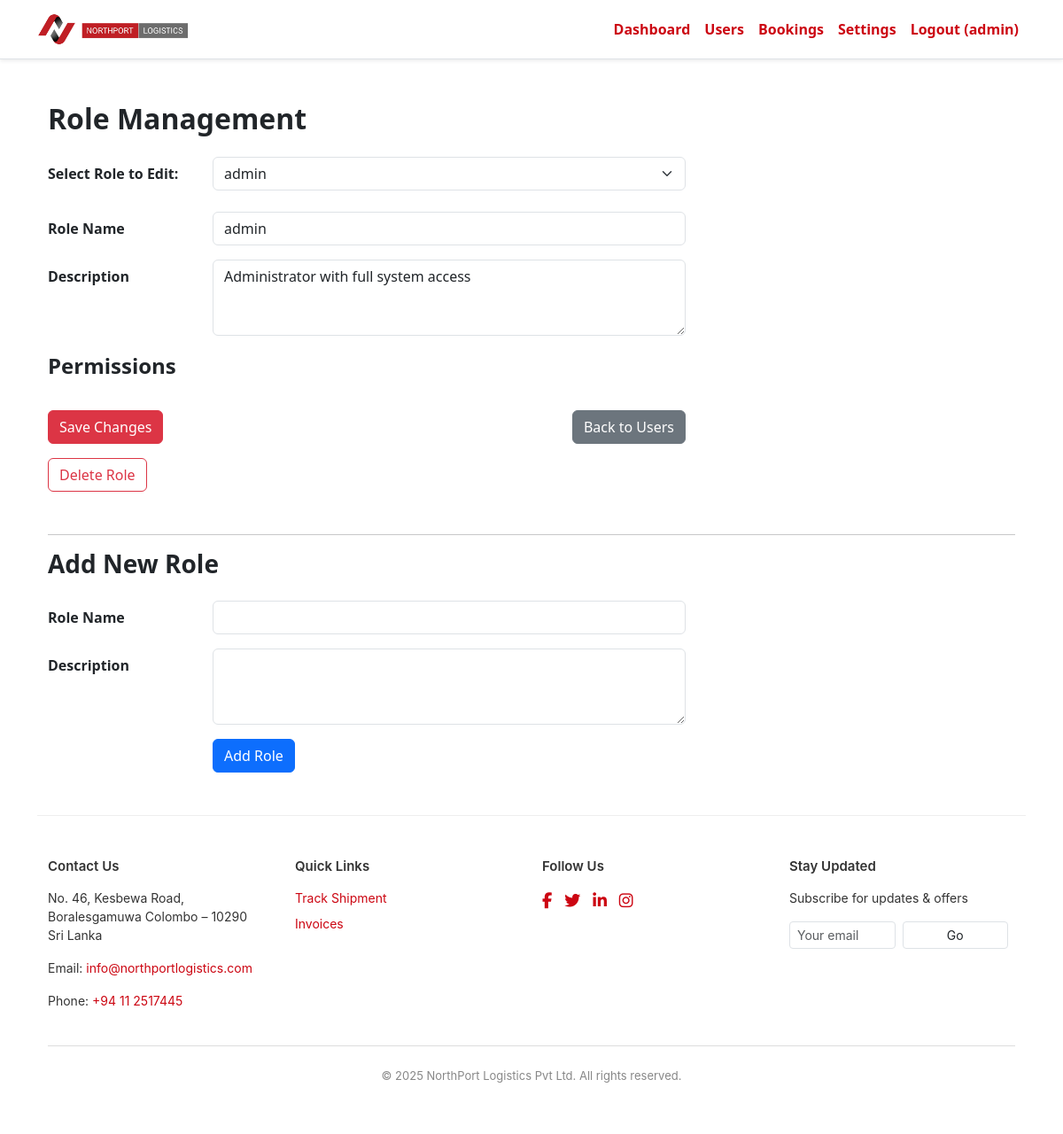
/admin/role_management.php (signed in), run on the app's committed database.
### tables this page shows
CREATE TABLE `settings` (
  `id` int(11) NOT NULL,
  `setting_key` varchar(100) NOT NULL,
  `setting_value` text DEFAULT NULL,
  `updated_at` timestamp NOT NULL DEFAULT current_timestamp() ON UPDATE current_timestamp()
);

CREATE TABLE `roles` (
  `id` int(11) NOT NULL,
  `role_name` varchar(50) NOT NULL,
  `description` varchar(255) DEFAULT NULL,
  `parent_role_id` int(11) DEFAULT NULL,
  `created_at` timestamp NOT NULL DEFAULT current_timestamp()
);

### includes/functions.php (called while the page is built, shortened)
<?php
function getSetting(PDO $pdo, string $key, $default = null) {
    $stmt = $pdo->prepare("SELECT setting_value FROM settings WHERE setting_key = ? LIMIT 1");
    $stmt->execute([$key]);
    $val = $stmt->fetchColumn();
    return $val !== false ? $val : $default;
}

### admin/role_management.php (the view, shortened to what this page needs)
<?php
require_once '../includes/db.php';
require_once '../includes/functions.php';
include '../includes/header.php';
function fetchAllRoles($pdo) {
    return $pdo->query("SELECT * FROM roles ORDER BY role_name")->fetchAll(PDO::FETCH_ASSOC);
}
$roles = fetchAllRoles($pdo);
$selected_role_id = isset($_POST['role_id']) ? (int)$_POST['role_id'] : ($roles[0]['id'] ?? 0);
$role_to_edit = null;
if ($selected_role_id > 0) {
    $stmt = $pdo->prepare("SELECT * FROM roles WHERE id = ?");
    $stmt->execute([$selected_role_id]);
    $role_to_edit = $stmt->fetch(PDO::FETCH_ASSOC);
}
?>
<div class="container my-5">
    <h2 class="mb-4 fw-bold">Role Management</h2>
    <form method="post" class="mb-4" aria-label="Select Role to Manage">
        <div class="mb-3 row align-items-center">
            <label for="role_id" class="col-sm-2 col-form-label fw-semibold">Select Role to Edit:</label>
            <div class="col-sm-6">
                <select id="role_id" name="role_id" class="form-select" onchange="this.form.submit()" aria-required="true">
                    <?php foreach ($roles as $role): ?>
                        <option value="<?= $role['id'] ?>" <?= $role['id'] == $selected_role_id ? 'selected' : '' ?>>
                            <?= htmlspecialchars($role['role_name']) ?>
                        </option>
                    <?php endforeach; ?>
                </select>
            </div>
        </div>
    </form>
    <?php if ($role_to_edit): ?>
        <form method="post" aria-label="Edit Role Form">
            <div class="mb-3 row">
                <label for="role_name" class="col-sm-2 col-form-label fw-semibold">Role Name</label>
                <div class="col-sm-6">
                    <input type="text" id="role_name" name="role_name" class="form-control" value="<?= htmlspecialchars($role_to_edit['role_name']) ?>" required>
                </div>
            </div>
            <div class="mb-3 row">
                <label for="description" class="col-sm-2 col-form-label fw-semibold">Description</label>
                <div class="col-sm-6">
                    <textarea id="description" name="description" class="form-control" rows="3"><?= htmlspecialchars($role_to_edit['description']) ?></textarea>
                </div>
            </div>
            <fieldset class="mb-4">
                <legend class="fw-semibold">Permissions</legend>
            </fieldset>
            <div class="mb-3 row">
                <div class="col-sm-8 d-flex justify-content-between">
                    <button type="submit" class="btn btn-danger">Save Changes</button>
                    <a href="manage_users.php" class="btn btn-secondary">Back to Users</a>
                </div>
            </div>
        </form>
        <form method="post" onsubmit="return confirm('Are you sure you want to delete this role? This action cannot be undone.');" class="mb-5">
            <button type="submit" class="btn btn-outline-danger">Delete Role</button>
        </form>
    <?php else: ?>
        <p>No roles found.</p>
    <?php endif; ?>
    <hr>
    <h3 class="fw-bold mb-4">Add New Role</h3>
    <form method="post" aria-label="Add New Role Form">
        <div class="mb-3 row">
            <label for="new_role_name" class="col-sm-2 col-form-label fw-semibold">Role Name</label>
            <div class="col-sm-6">
                <input type="text" id="new_role_name" name="role_name" class="form-control" required>
            </div>
        </div>
        <div class="mb-3 row">
            <label for="new_role_desc" class="col-sm-2 col-form-label fw-semibold">Description</label>
            <div class="col-sm-6">
                <textarea id="new_role_desc" name="description" class="form-control" rows="3"></textarea>
            </div>
        </div>
        <div class="mb-3 row">
            <div class="col-sm-6 offset-sm-2">
                <button type="submit" class="btn btn-primary">Add Role</button>
            </div>
        </div>
    </form>
</div>
<?php include '../includes/footer.php'; ?>

### includes/header.php (shortened to what this page needs)
<?php
require_once __DIR__ . '/db.php';
require_once __DIR__ . '/functions.php';
$base_url = '/northport/';
$default_logo = 'assets/images/default-logo.png';
$logo_path = getSetting($pdo, 'site_logo') ?: getSetting($pdo, 'logo_path') ?: $default_logo;
$logo_url = $base_url . $logo_path . '?v=' . time();
$username = $_SESSION['username'] ?? null;
$role = $_SESSION['role'] ?? null;
$current_file = basename($_SERVER['PHP_SELF']);
?>
<!DOCTYPE html>
<html lang="en">
<head>
  <link href="https://cdn.jsdelivr.net/npm/bootstrap@5.3.0/dist/css/bootstrap.min.css" rel="stylesheet" />
  <link rel="stylesheet" href="https://cdnjs.cloudflare.com/ajax/libs/font-awesome/6.5.0/css/all.min.css" />
</head>
<body>
  <nav class="navbar navbar-expand-lg navbar-light bg-white border-bottom shadow-sm">
    <div class="container">
      <a class="navbar-brand d-flex align-items-center" href="<?= $base_url ?>">
        <img src="<?= htmlspecialchars($logo_url) ?>" alt="Logo" />
      </a>
      <div class="collapse navbar-collapse" id="navMenu">
        <ul class="navbar-nav ms-auto mb-2 mb-lg-0">
          <?php if ($username): ?>
            <li class="nav-item">
              <a class="nav-link <?= $current_file === 'dashboard.php' ? 'active' : '' ?>" href="<?= $base_url . $role ?>/dashboard.php">Dashboard</a>
            </li>
            <?php if ($role === 'admin'): ?>
              <li class="nav-item">
                <a class="nav-link <?= $current_file === 'manage_users.php' ? 'active' : '' ?>" href="<?= $base_url ?>admin/manage_users.php">Users</a>
              </li>
              <li class="nav-item">
                <a class="nav-link <?= $current_file === 'manage_bookings.php' ? 'active' : '' ?>" href="<?= $base_url ?>admin/manage_bookings.php">Bookings</a>
              </li>
              <li class="nav-item">
                <a class="nav-link <?= $current_file === 'settings.php' ? 'active' : '' ?>" href="<?= $base_url ?>admin/settings.php">Settings</a>
              </li>
            <?php endif; ?>
            <li class="nav-item">
              <a class="nav-link <?= $current_file === 'logout.php' ? 'active' : '' ?>" href="<?= $base_url ?>logout.php">Logout (<?= htmlspecialchars($username) ?>)</a>
            </li>
          <?php endif; ?>
        </ul>
      </div>
    </div>
  </nav>
  <main class="container my-4">

### includes/footer.php (shortened to what this page needs)
<?php
require_once __DIR__ . '/db.php';
require_once __DIR__ . '/functions.php';
function safeOutput($str) {
  return htmlspecialchars($str);
}
$footer_email = getSetting($pdo, 'footer_contact_email');
$footer_phone = getSetting($pdo, 'footer_contact_phone');
$footer_address1 = getSetting($pdo, 'footer_address_line1');
$footer_address2 = getSetting($pdo, 'footer_address_line2');
$social_links = [
  'facebook' => getSetting($pdo, 'footer_social_facebook'),
  'twitter' => getSetting($pdo, 'footer_social_twitter'),
  'linkedin' => getSetting($pdo, 'footer_social_linkedin'),
  'instagram' => getSetting($pdo, 'footer_social_instagram'),
];
?>
<footer class="footer-northport">
  <div class="container">
    <div class="row">
      <div class="col-md-3">
        <h5 class="footer-heading">Contact Us</h5>
        <?php if ($footer_address1 || $footer_address2): ?>
          <p><?= safeOutput($footer_address1) ?><br><?= safeOutput($footer_address2) ?></p>
        <?php endif; ?>
        <?php if ($footer_email): ?>
          <p>Email: <a href="mailto:<?= safeOutput($footer_email) ?>"><?= safeOutput($footer_email) ?></a></p>
        <?php endif; ?>
        <?php if ($footer_phone): ?>
          <p>Phone: <a href="tel:<?= safeOutput($footer_phone) ?>"><?= safeOutput($footer_phone) ?></a></p>
        <?php endif; ?>
      </div>
      <div class="col-md-3">
        <h5 class="footer-heading">Quick Links</h5>
        <ul>
          <li><a href="/track_shipment.php">Track Shipment</a></li>
          <li><a href="/my_invoices.php">Invoices</a></li>
        </ul>
      </div>
      <div class="col-md-3">
        <h5 class="footer-heading">Follow Us</h5>
        <div class="social-icons">
          <?php if ($social_links['facebook']): ?>
            <a href="<?= safeOutput($social_links['facebook']) ?>" target="_blank" aria-label="Facebook"><i class="fab fa-facebook-f"></i></a>
          <?php endif; ?>
          <?php if ($social_links['twitter']): ?>
            <a href="<?= safeOutput($social_links['twitter']) ?>" target="_blank" aria-label="Twitter"><i class="fab fa-twitter"></i></a>
          <?php endif; ?>
          <?php if ($social_links['linkedin']): ?>
            <a href="<?= safeOutput($social_links['linkedin']) ?>" target="_blank" aria-label="LinkedIn"><i class="fab fa-linkedin-in"></i></a>
          <?php endif; ?>
          <?php if ($social_links['instagram']): ?>
            <a href="<?= safeOutput($social_links['instagram']) ?>" target="_blank" aria-label="Instagram"><i class="fab fa-instagram"></i></a>
          <?php endif; ?>
        </div>
      </div>
      <div class="col-md-3">
        <h5 class="footer-heading">Stay Updated</h5>
        <p>Subscribe for updates & offers</p>
        <form class="d-flex" action="#" method="post">
          <input type="email" class="form-control form-control-sm me-2" placeholder="Your email" required>
          <button class="form-control form-control-sm me-2" type="submit">Go</button>
        </form>
      </div>
    </div>
    <div class="footer-bottom mt-4">
      &copy; <?= date('Y') ?> NorthPort Logistics Pvt Ltd. All rights reserved.
    </div>
  </div>
</footer>

### includes/header.php (style rules this page uses)
.navbar-brand img { height: 40px; object-fit: contain; }
footer { font-size: 0.9rem; }
.nav-link { color: #cc0612; font-weight: 600; transition: color 0.3s ease; }

### includes/footer.php (style rules this page uses)
.footer-northport { background: #ffffff; color: #333; font-family: 'Inter', sans-serif; padding: 3rem 0 2rem; font-size: 14px; border-top: 1px solid #eee; }
.footer-northport a { color: #cc0612; text-decoration: none; }
.footer-northport .footer-heading { font-weight: 600; margin-bottom: 1rem; font-size: 15px; }
.footer-northport ul { list-style: none; padding-left: 0; margin: 0; }
.footer-northport ul li { margin-bottom: 0.5rem; }
.footer-northport .social-icons a { font-size: 18px; margin-right: 10px; color: #cc0612; transition: color 0.3s ease; }
.footer-northport .footer-bottom { margin-top: 2rem; padding-top: 1.5rem; font-size: 13px; color: #888; border-top: 1px solid #ddd; text-align: center; }

### data on the page
settings: setting_value (picture)
roles: role_name "admin", description "Administrator with full system access"
settings: setting_value "No. 46, Kesbewa Road, Boralesgamuwa Colombo – 10290"
settings: setting_value "Sri Lanka"
settings: setting_value "info@northportlogistics.com"
settings: setting_value "+94 11 2517445"

### other printed values
$username "admin"
form field role_id "admin"
